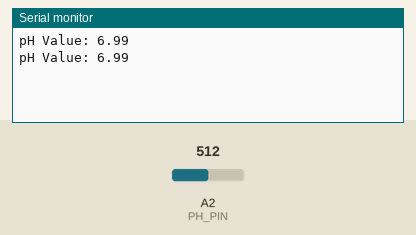
Simulated run of this sketch. Board: Arduino Uno, built with avr-gcc and run on an emulated ATmega328P. Shown: the last lines printed to the serial monitor. Inputs (shaded band) come from the test bench; at power-on: A2 (PH_PIN) = 512.

Above: at 2.8 s.
2.9 s: A2 (PH_PIN) set to 716
At 4.8 s:
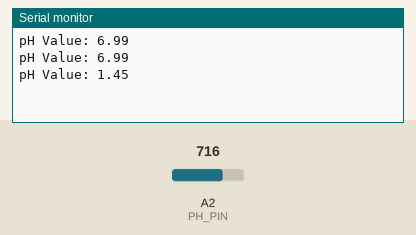
5.6 s: A2 (PH_PIN) set to 900
At 6.4 s:
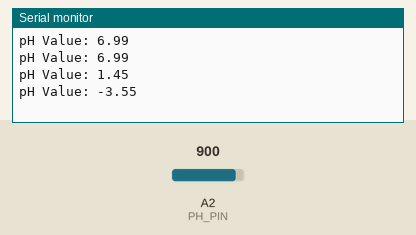
Timing chart, 0 to 8.6 s (numbered marks = the images above; inputs shaded):
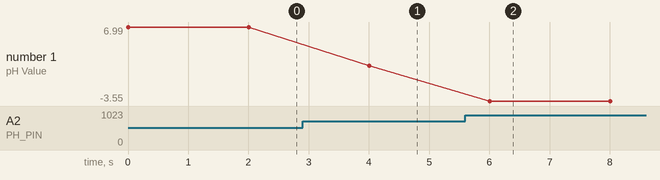

Measured:
- after the input at 2.9 s, the serial monitor: prints a new line after 1.1 s (image 1)
- after the input at 5.6 s, the serial monitor: prints a new line after 0.40 s (image 2)
- plotted number 1: 6.99 → 1.45 after the input at 2.9 s, 1.45 → -3.55 after the input at 5.6 s

The sketch:

PH_Sensor.ino
```cpp
#define PH_PIN A2

void setup() {
  Serial.begin(9600);
}

void loop() {
  int sensorValue = analogRead(PH_PIN);
  float voltage = sensorValue * (5.0 / 1023.0);
  float pH = 7 + ((2.5 - voltage) / 0.18);

  Serial.print("pH Value: ");
  Serial.println(pH);
  delay(2000);
}
```
